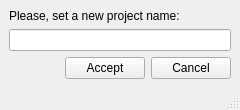
<?xml version="1.0" encoding="UTF-8"?>
<ui version="4.0">
 <class>dlg_readsq_rename</class>
 <widget class="QMainWindow" name="dlg_readsq_rename">
  <property name="geometry">
   <rect>
    <x>0</x>
    <y>0</y>
    <width>240</width>
    <height>108</height>
   </rect>
  </property>
  <property name="windowTitle">
   <string>Rename</string>
  </property>
  <property name="accessibleName">
   <string/>
  </property>
  <widget class="QWidget" name="centralwidget">
   <layout class="QGridLayout" name="gridLayout_2">
    <item row="1" column="2">
     <widget class="QPushButton" name="btn_cancel">
      <property name="text">
       <string>Cancel</string>
      </property>
     </widget>
    </item>
    <item row="1" column="1">
     <widget class="QPushButton" name="btn_accept">
      <property name="text">
       <string>Accept</string>
      </property>
     </widget>
    </item>
    <item row="0" column="0" colspan="3">
     <layout class="QVBoxLayout" name="verticalLayout">
      <item>
       <widget class="QLabel" name="lbl_rename_copy">
        <property name="text">
         <string>Please, set a new project name:</string>
        </property>
       </widget>
      </item>
      <item>
       <widget class="QLineEdit" name="schema_rename_copy"/>
      </item>
     </layout>
    </item>
   </layout>
  </widget>
  <widget class="QStatusBar" name="statusbar"/>
  <action name="actionCreate_Sample">
   <property name="text">
    <string>Create Sample</string>
   </property>
  </action>
  <action name="actionCreate_Sample_Dev">
   <property name="text">
    <string>Create Sample Dev</string>
   </property>
  </action>
 </widget>
 <resources/>
 <connections/>
</ui>
